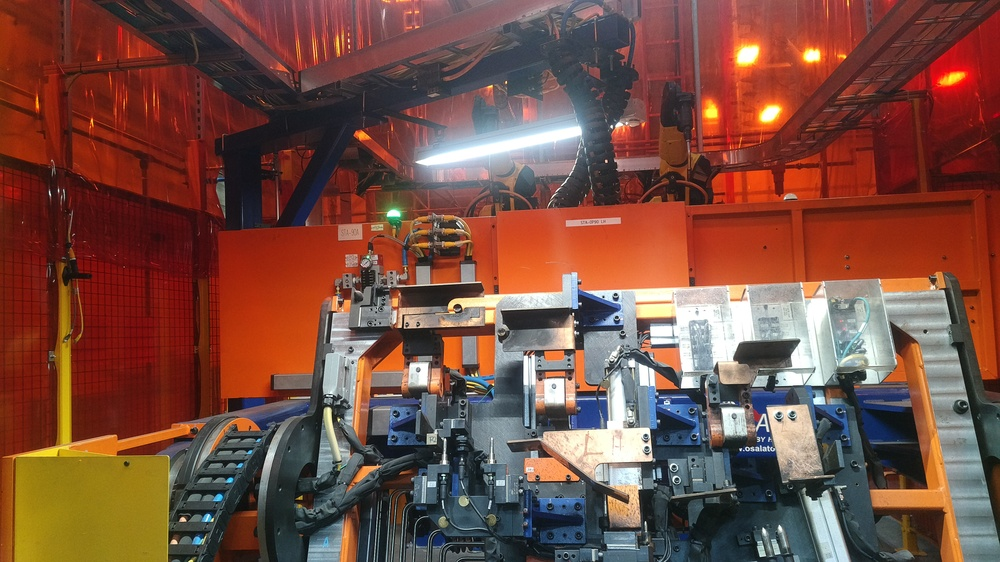
#> input picture Image-Masking/mask_pics/NONE.jpg, 1000 x 562 px, shrunk from 3840 x 2160 before the run, found by its file name
$ python test2.py
#> lines starting #> are read from the running program, lines starting #| are printed output that depends on the picture; after the words box and inside, x2 and y2 are one past the last pixel; in counts of white or black regions, pixels touching at a corner belong together
from skimage.metrics import structural_similarity
import cv2
import numpy as np

# Load images
before = cv2.imread('Image-Masking\mask_pics/NONE.jpg')
#> before is the input picture: shape (562, 1000, 3); mean B, G, R 65.5, 77.2, 120.2
after = cv2.imread('Image-Masking\mask_pics\STANDARD.jpg')
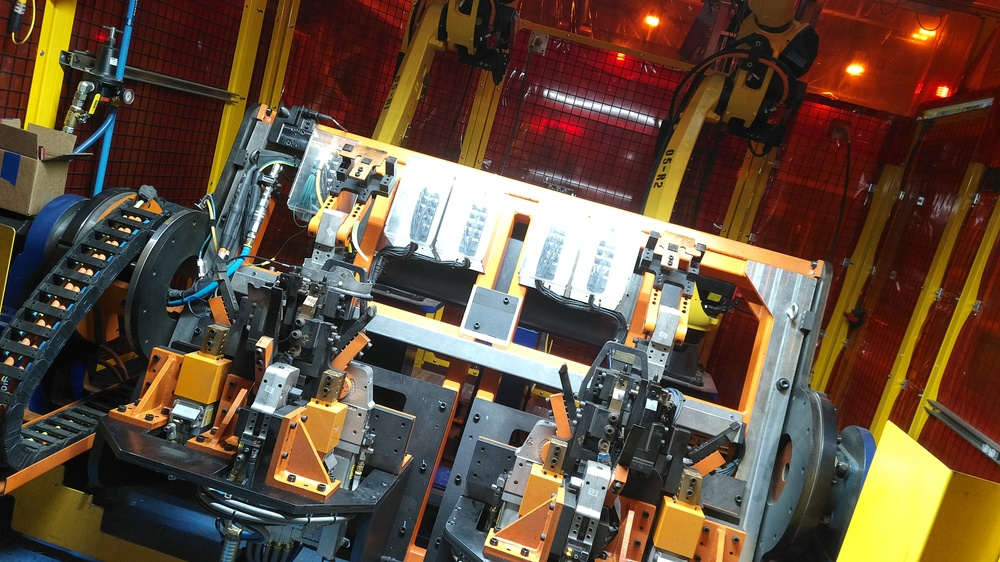
#> input picture Image-Masking/mask_pics/STANDARD.jpg, 1000 x 562 px, shrunk from 3840 x 2160 before the run, found by its file name
#> after is the input picture: shape (562, 1000, 3); mean B, G, R 63.1, 80.1, 99.6

# Convert images to grayscale
before_gray = cv2.cvtColor(before, cv2.COLOR_BGR2GRAY)
after_gray = cv2.cvtColor(after, cv2.COLOR_BGR2GRAY)

# Compute SSIM between the two images
(score, diff) = structural_similarity(before_gray, after_gray, full=True)
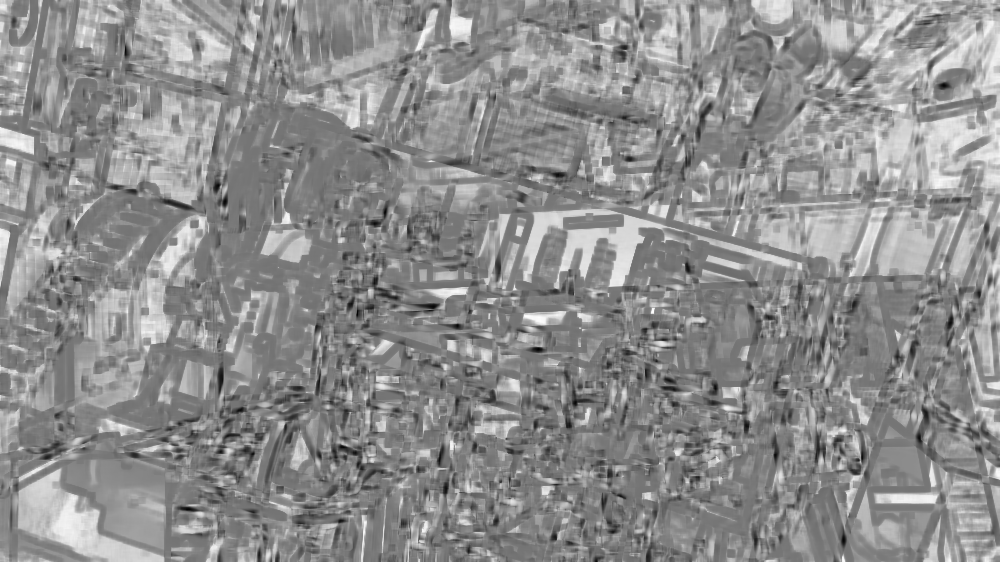
#> diff: shape (562, 1000) float64; min -0.812, max 0.965, mean 0.176; drawn with min black and max white
#> score = 0.174
print("Image Similarity: {:.4f}%".format(score * 100))
#| Image Similarity: 17.3862%

# The diff image contains the actual image differences between the two images
# and is represented as a floating point data type in the range [0,1]
# so we must convert the array to 8-bit unsigned integers in the range
# [0,255] before we can use it with OpenCV
diff = (diff * 255).astype("uint8")
diff_box = cv2.merge([diff, diff, diff])

# Threshold the difference image, followed by finding contours to
# obtain the regions of the two input images that differ
thresh = cv2.threshold(diff, 0, 255, cv2.THRESH_BINARY_INV | cv2.THRESH_OTSU)[1]
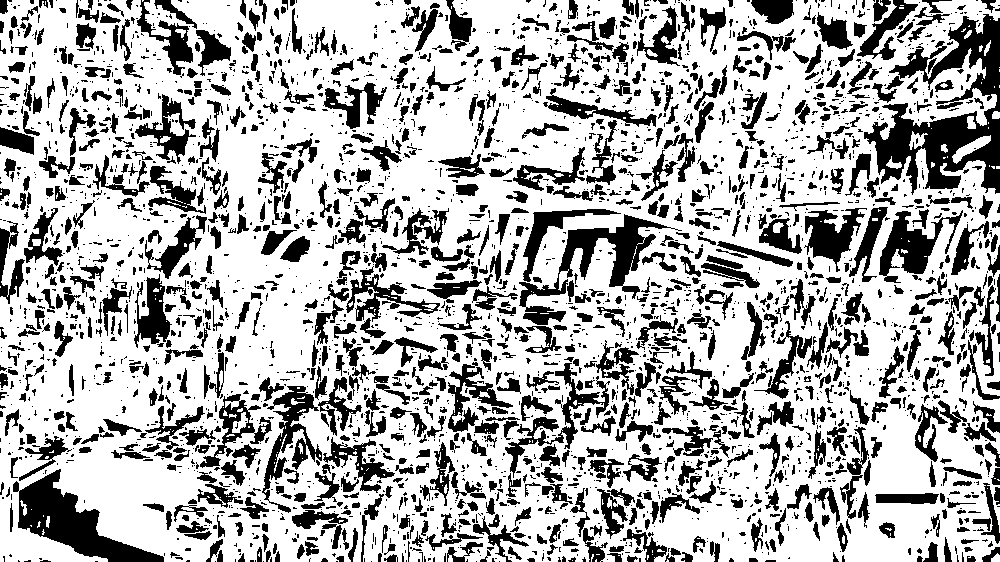
#> thresh: shape (562, 1000); 69.8% white; 3309 black regions (2200 under 20 px)
contours = cv2.findContours(thresh, cv2.RETR_EXTERNAL, cv2.CHAIN_APPROX_SIMPLE)
#> contours = 76 contours, 63 with area under 20; largest, box (x1, y1, x2, y2) and area: (0, 0, 1000, 562) 529024, (952, 135, 991, 164) 338, (909, 131, 928, 150) 146, (967, 116, 976, 129) 76, (886, 156, 902, 169) 69
contours = contours[0] if len(contours) == 2 else contours[1]

mask = np.zeros(before.shape, dtype='uint8')
filled_after = after.copy()

for c in contours:
    area = cv2.contourArea(c)
    if area > 40:
        x,y,w,h = cv2.boundingRect(c)
        cv2.rectangle(before, (x, y), (x + w, y + h), (36,255,12), 2)
        cv2.rectangle(after, (x, y), (x + w, y + h), (36,255,12), 2)
        cv2.rectangle(diff_box, (x, y), (x + w, y + h), (36,255,12), 2)
        cv2.drawContours(mask, [c], 0, (255,255,255), -1)
        cv2.drawContours(filled_after, [c], 0, (0,255,0), -1)
#> this loop made 76 passes
#> (area, x, y, w, h) on passes 10, 42, 44, 45, 50, 52, 76: (44.5, 991, 553, 9, 9), (69, 886, 156, 16, 13), (337.5, 952, 135, 39, 29), (146.5, 909, 131, 19, 19), (75.5, 967, 116, 9, 13), (44, 992, 111, 8, 8), (529024.5, 0, 0, 1000, 562)
#> area on passes 19, 22, 43: 23.5, 33, 32
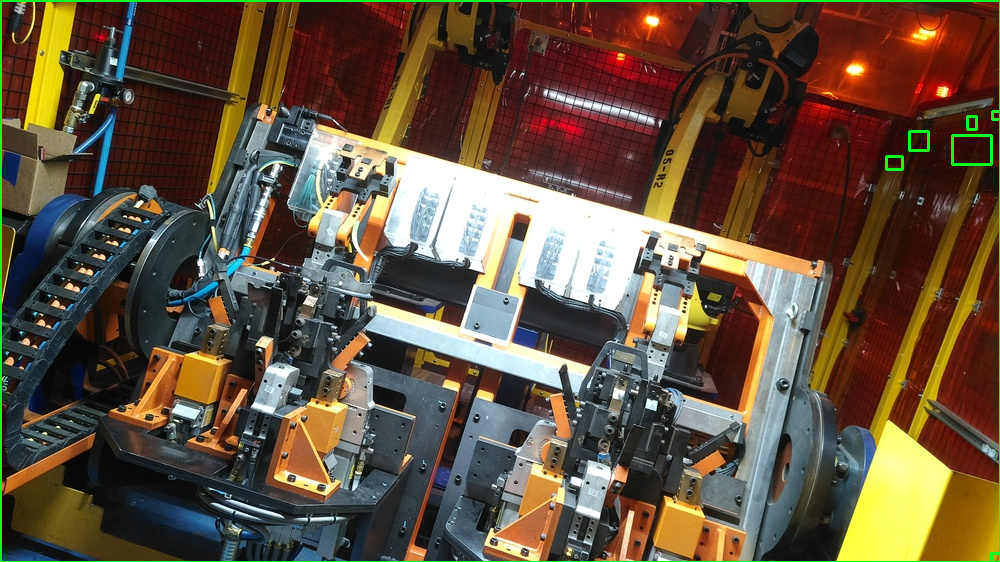
#> after: shape (562, 1000, 3); 1.02% of pixels changed, all inside (x1, y1, x2, y2) = (0, 0, 1000, 562)
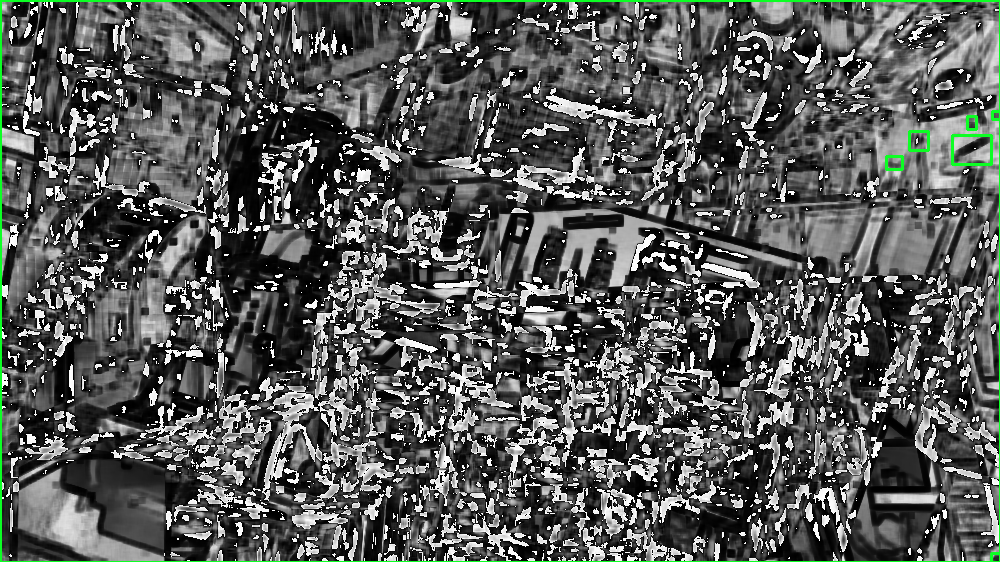
#> diff_box: shape (562, 1000, 3); mean of channels 0, 1, 2 87.3, 89.5, 87.1; drawn as B, G, R
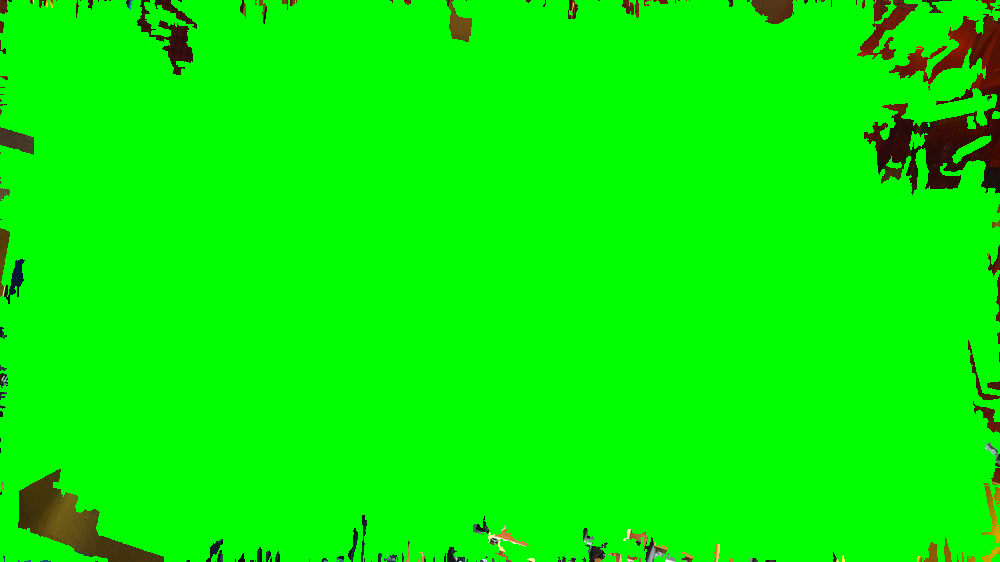
#> filled_after: shape (562, 1000, 3); mean B, G, R 1, 244.4, 4
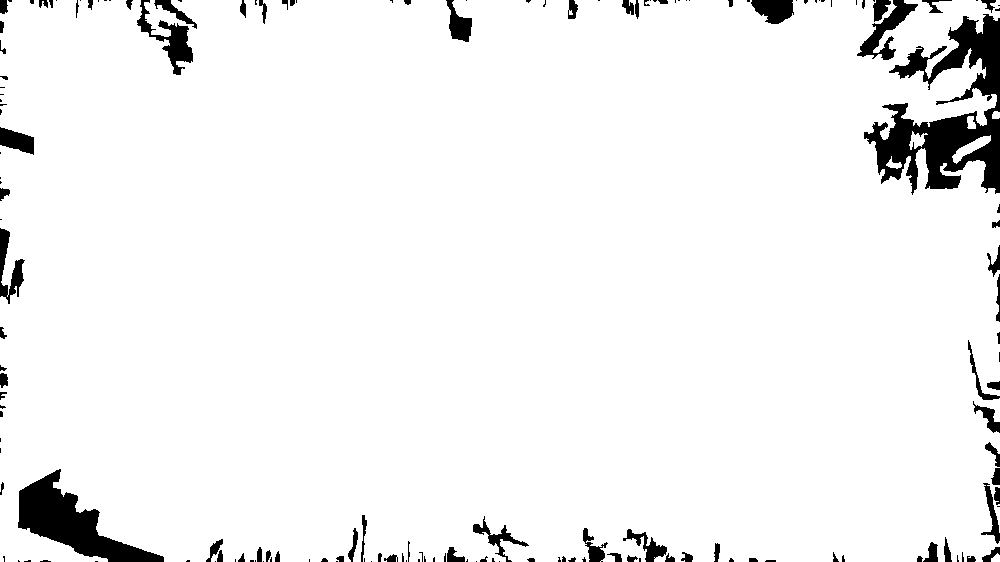
#> mask: shape (562, 1000, 3); 95% white; 167 black regions (84 under 20 px), largest, box (x1, y1, x2, y2) and area: (864, 14, 1000, 195) 10190, (18, 469, 164, 562) 5069, (137, 0, 193, 75) 1230

cv2.imshow('before', before)
cv2.imshow('after', after)
cv2.imshow('diff', diff)
cv2.imshow('diff_box', diff_box)
cv2.imshow('mask', mask)
cv2.imshow('filled after', filled_after)
cv2.waitKey()
